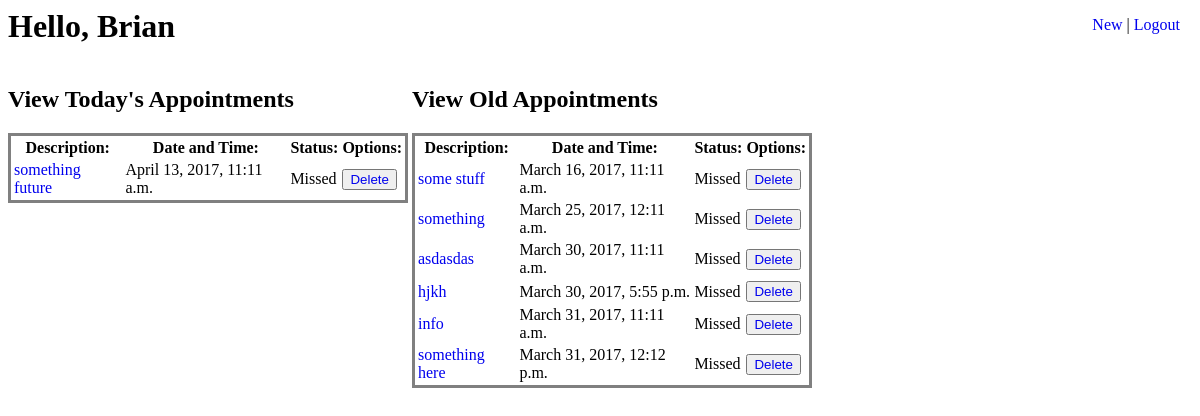
/scheduler/dashboard/ (signed in), run on an earlier commit of the app's database.
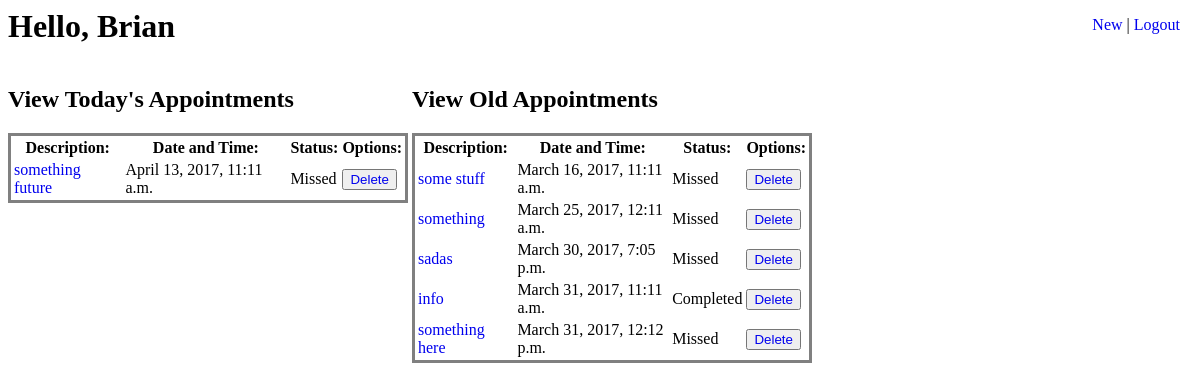
And on a later commit of the database.
### scheduler/models.py (models this page shows, shortened)
class Appointment(models.Model):
    user = models.ForeignKey(User, on_delete=models.CASCADE, verbose_name='related user')
    appointment_text = models.CharField('appointment description', max_length=200)
    time = models.DateTimeField('scheduled time', unique=True)
    status = models.CharField('appointment status', max_length=30, default='Pending')

### scheduler/views.py (the view)
# urls.py: url(r'^scheduler/dashboard/$', views.Dashboard.as_view(), name='dashboard'),
class Dashboard(LoginRequiredMixin, View):
    login_url = '/'
    def get(self, request):
        Appointment.objects.filter(time__lt=timezone.now(),status='Pending').update(status='Missed')
        todayappointments = Appointment.objects.filter(user=request.user,time__range=(datetime.datetime.combine(datetime.date.today(),datetime.time.min),datetime.datetime.combine(datetime.date.today(),datetime.time.max))).order_by('time')
        futureappointments = Appointment.objects.filter(user=request.user, time__gt=datetime.datetime.combine(datetime.date.today()+datetime.timedelta(days=1),datetime.time.min)).order_by('time')
        pastappointments = Appointment.objects.filter(user=request.user, time__lt=datetime.datetime.combine(datetime.date.today()-datetime.timedelta(days=1),datetime.time.max)).order_by('time')
        context = {}
        if todayappointments is not None:
            context['todayappointments'] = todayappointments
        if futureappointments is not None:
            context['futureappointments'] = futureappointments
        if pastappointments is not None:
            context['pastappointments'] = pastappointments
        return render(request, 'scheduler/dashboard.html', context)

### scheduler/templates/scheduler/dashboard.html (shortened to what this page needs)
{% load static %}
<link rel="stylesheet" type="text/css" href="{% static 'scheduler/style/dashboard.css' %}">
<ul id="navbar">
  <li class="navitem">
    <a href="{% url 'scheduler:new' %}">New</a>
  </li>
  <li class="navitem">|</li>
  <li class="navitem">
    <a href="{% url 'scheduler:logout' %}">Logout</a>
  </li>
</ul>
<h1>Hello, {{request.user.username | title}}</h1>
{% if todayappointments %}
<div class="apptables">
<h2>View Today's Appointments</h2>
<table >
  <tr>
    <th>Description:</th>
    <th>Date and Time:</th>
    <th>Status:</th>
    <th>Options:</th>
  </tr>
{% for appointment in todayappointments %}
  <tr>
    <td><a href="{% url 'scheduler:detail' appointment.pk %}">{{appointment.appointment_text}}</a></td>
    <td>{{appointment.time}}</td>
    <td>{{appointment.status}}</td>
    <td> <button type="button" name="button"><a href="{% url 'scheduler:delete' appointment.pk %}">Delete</a></td></button>
  </tr>
{% endfor %}
</table>
</div>
{% else %}
<div class="apptables">
<h2>Your Schedule is clear for today!</h2>
</div>
{% endif%}
{% if pastappointments %}
<div class="apptables">
<h2>View Old Appointments</h2>
<table>
  <tr>
    <th>Description:</th>
    <th>Date and Time:</th>
    <th>Status:</th>
    <th>Options:</th>
  </tr>
{% for appointment in pastappointments %}
  <tr>
    <td><a href="{% url 'scheduler:detail' appointment.pk %}">{{appointment.appointment_text}}</a></td>
    <td>{{appointment.time}}</td>
    <td>{{appointment.status}}</td>
    <td> <button type="button" name="button"><a href="{% url 'scheduler:delete' appointment.pk %}">Delete</a></td></button>
  </tr>
{% endfor %}
</table>
</div>
{% endif%}

### scheduler/static/scheduler/style/dashboard.css (style rules this page uses)
.apptables { display: inline-block; width: 400px; }
.navitem { display: inline-block; }
#navbar { position: absolute; top: 0px; right: 20px; }
a { text-decoration: none; }
table { border: .5px .5px .5px .5px; border-style: solid; }

What changed in the data, as far as the page shows it:
removed Appointment: appointment_text "asdasdas", time "March 30, 2017, 11:11 a.m.", status "Missed", shown under "View Old Appointments"
removed Appointment: appointment_text "hjkh", time "March 30, 2017, 5:55 p.m.", status "Missed", shown under "View Old Appointments"
added Appointment: appointment_text "sadas", time "March 30, 2017, 7:05 p.m.", status "Missed", shown under "View Old Appointments"
changed Appointment "info": status "Missed" → "Completed"
